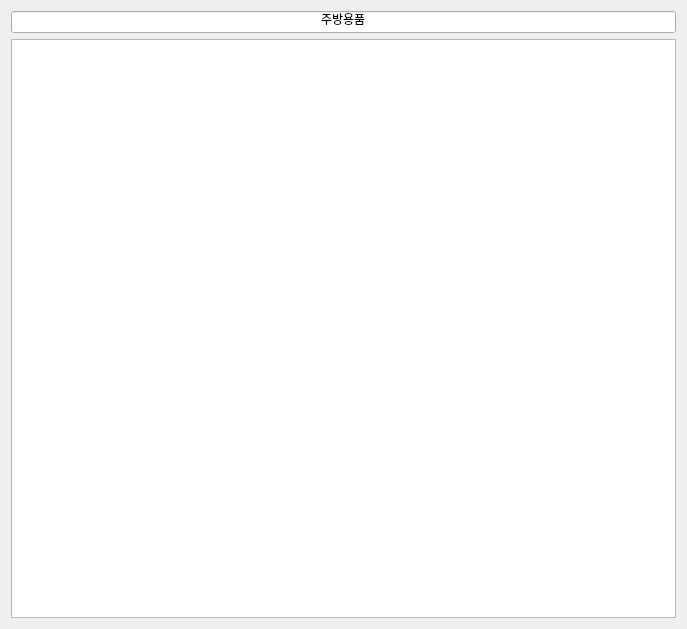
<?xml version="1.0" encoding="UTF-8"?>
<ui version="4.0">
 <class>Form</class>
 <widget class="QWidget" name="Form">
  <property name="geometry">
   <rect>
    <x>0</x>
    <y>0</y>
    <width>687</width>
    <height>629</height>
   </rect>
  </property>
  <property name="windowTitle">
   <string>Form</string>
  </property>
  <layout class="QGridLayout" name="gridLayout">
   <item row="0" column="0">
    <widget class="QLineEdit" name="lineEdit">
     <property name="text">
      <string>주방용품</string>
     </property>
     <property name="alignment">
      <set>Qt::AlignCenter</set>
     </property>
     <property name="readOnly">
      <bool>true</bool>
     </property>
    </widget>
   </item>
   <item row="1" column="0">
    <widget class="QTableWidget" name="Tbl_Product"/>
   </item>
  </layout>
 </widget>
 <resources/>
 <connections/>
</ui>
